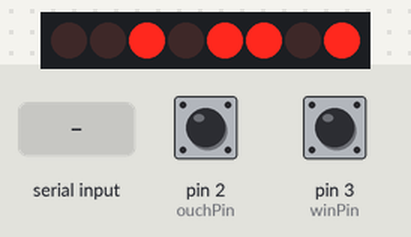
Simulated run of this sketch. Board: Arduino Uno, built with avr-gcc and run on an emulated ATmega328P. On the bench: 8 shift-register outputs drawn as a row of LEDs (first output left, lit = HIGH). Wiring (inferred from the names in the program): shift register (74HC595): data A0; shift clock A1; latch A2. Wiring (inferred from the signals the program sends): row of LEDs: on Q0, Q1, Q2, Q3, Q4, Q5, Q6, Q7. Inputs (shaded band) come from the test bench; at power-on: pin 2 (ouchPin) HIGH, pin 3 (winPin) HIGH. Random numbers use the default seed unless the sketch sets one; what the sketch prints to the serial monitor is not drawn.

Above: at 6.0 s.
6.1 s: pin 2 (ouchPin) pulled LOW for 0.15 s
9.2 s: pin 3 (winPin) pulled LOW for 0.15 s
At 11.2 s:
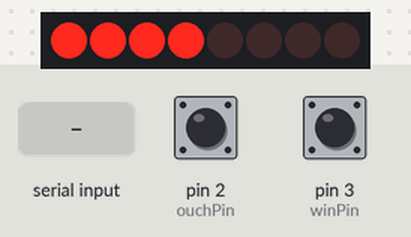
11.5 s: "X" received over Serial
At 12.9 s:
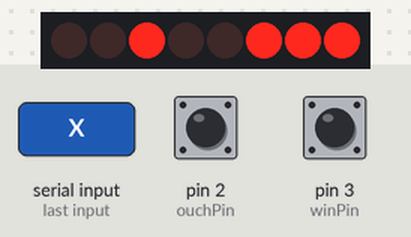
13.1 s: "X" received over Serial
At 13.4 s:
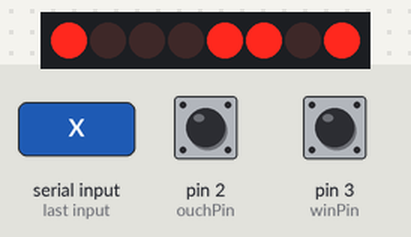
14.6 s: pin 2 (ouchPin) pulled LOW for 1 s
At 15.8 s:
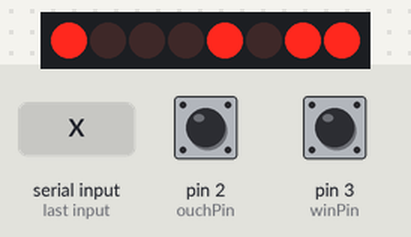
Timing chart, 0 to 17.6 s (numbered marks = the images above; inputs shaded):
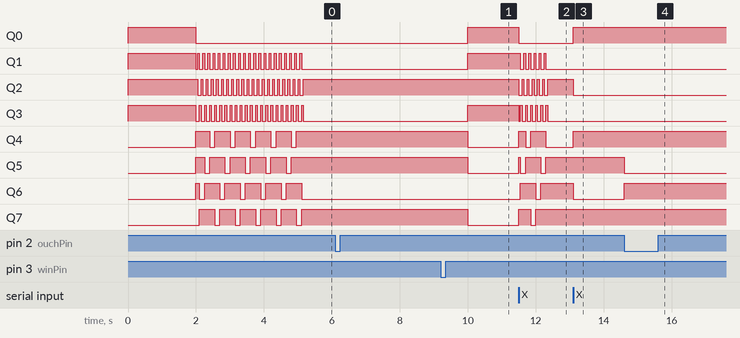

The sketch:

sketch_oct03a.ino
```cpp
#define latchPin A2
#define clockPin A1
#define dataPin A0
#define ouchPin 2
#define winPin 3

volatile bool      youWin            = false;
volatile bool      youLose           = false;
volatile bool      playOuch          = false;
volatile int       strikeCount       = 0;

long long debounce_duration = 1000; // Debounce events for 1 second
long long last_debounce_at  = 0;
// Why didn't I use an enum for these? TODO make this better
bool      newGame           = true;
bool      startTheme        = false;
bool      waitForSong       = false;
int       waitSongTimeout   = false;
int       waitForSongSecs   = 10;
int       currentThemeSong  = 0;
long long blinking_duration = 200;
long long last_blink_at     = 0;

int now = 0;
bool firstRun = true;
bool testMode = false;
bool noseOn = false;
byte noseColor = 1;
byte dataToSend;
byte i = 0;
byte j = 0;

int themeSongsStartIdx = 1;
int themeSongsStopIdx = 12;
int winSongsStartIdx = 60;
int winSongsStopIdx = 64;
// Scout law from 70-82
int warnSongsStartIdx = 90;
int warnSongsStopIdx = 102;
int loseSongsStartIdx = 120;
int loseSongsStopIdx = 126;

// Table of values for MP3 index to the specific Scout Law word
// on disk corresponding to the LED that is lit up
//                  i    j
// trustworthy 70
// loyal       71
// helpful     72
// friendly    73
// courteous   74
// kind        75
// obedient    76
// cheerful    77
// thrifty     78
// brave       79
// clean       80
// reverent    81
int lawWords[ 4 ][ 3 ] = { { 75, 80, 72}, {77, 79, 78}, {73, 70, 74}, {76, 81, 71 } };

// j9 kind
// j5 clean
// j1 helpful
// j10 cheerful
// j6 brave
// j2 thrift
// j11 friendly
// j7 trustworthy
// j3 courteous
// j12 obedient
// j8 reverent
// j4 loyal


void setup() {
  Serial.begin(38400);

  randomSeed(analogRead(13));
  pinMode(ouchPin, INPUT_PULLUP);
  pinMode(winPin, INPUT_PULLUP);

  //set pins as output
  pinMode(latchPin, OUTPUT);
  pinMode(clockPin, OUTPUT);
  pinMode(dataPin, OUTPUT);

  // Set interrupt for edges
  attachInterrupt(digitalPinToInterrupt(ouchPin), ouchHandler, FALLING);
  attachInterrupt(digitalPinToInterrupt(winPin), winHandler, FALLING);

  // Random pick for the first song to play
  currentThemeSong = random(themeSongsStartIdx, themeSongsStopIdx + 1);
}

void ouchHandler() {
  int difference = now - last_debounce_at;
  if (difference > debounce_duration) {
    last_debounce_at = now;
    strikeCount++;
    if (strikeCount < 3) {
      playOuch = true;
    } else {
      youLose = true;
    }
  }
}

void winHandler() {
  int difference = now - last_debounce_at;
  if (difference > debounce_duration) {
    last_debounce_at = now;
    youWin = true;
  }
}

void cascadeLEDs(int del) {
  // Cycle through the LEDs and leave a random one on
  int x;
  int cycles = random(12, 75);
  for (x = 0; x < cycles; x++) {  // Drive LEDs
    i++;
    if (i > 2) {
      i = 0;
      j++;
      if (j > 3) {
        j = 0;
      }
    }

    dataToSend = (1 << (i+4)) | (15 & ~(1 << j));
    digitalWrite(latchPin, LOW);
    shiftOut(dataPin, clockPin, LSBFIRST, dataToSend);
    digitalWrite(latchPin, HIGH);

    delay(del);
  }
}

void allOn() {
    byte data = (1 << 4) | (1 << 5) | (1 << 6) | (1 << 7) | (15 & ~15);
    digitalWrite(latchPin, LOW);
    shiftOut(dataPin, clockPin, LSBFIRST, data);
    digitalWrite(latchPin, HIGH);
}

void allOff() {
    byte data = (1 << 4) | (1 << 5) | (1 << 6) | (1 << 7) | (15);
    digitalWrite(latchPin, LOW);
    shiftOut(dataPin, clockPin, LSBFIRST, data);
    digitalWrite(latchPin, HIGH);
}

void doTests() {
  // Cycle bone box LEDs and play corresponding sound
  for (i = 0; i < 3; i++) {
    for (j = 0; j < 4; j++) {
      // Play recording of the scout word corresponding to the lit up LED
      Serial.write("t");
      Serial.write(lawWords[ j ][ i ]);

      dataToSend = (1 << (i+4)) | (15 & ~(1 << j));
      digitalWrite(latchPin, LOW);
      shiftOut(dataPin, clockPin, LSBFIRST, dataToSend);
      digitalWrite(latchPin, HIGH);

      delay(3000);
    }
  }

  // Cycle Nose colors
  i = 3;
  for (j = 0; j < 4; j++) {
    dataToSend = (1 << (i+4)) | (15 & ~(1 << j));
    digitalWrite(latchPin, LOW);
    shiftOut(dataPin, clockPin, LSBFIRST, dataToSend);
    digitalWrite(latchPin, HIGH);

    delay(1000 * (j + 1));
  }

}

void loop() {
  now = millis();

  if (firstRun || testMode) {
    allOn();
    delay(2000);
    allOff();
    firstRun = false;
  }

  if (testMode) {
    doTests();
    return;
  }

  if (newGame && !waitForSong) {
    newGame = false;
    cascadeLEDs(50);

    // Play recording of the scout word corresponding to the lit up LED
    Serial.write("t");
    Serial.write(lawWords[ j ][ i ]);
    waitForSong = true;
    waitSongTimeout = now + waitForSongSecs * 1000;
    currentThemeSong = random(themeSongsStartIdx, themeSongsStopIdx + 1);
    strikeCount = 0;
  }

  if (waitForSong) {
    if (now > waitSongTimeout) {
      waitForSong = false;
      return;
    }
    if (Serial.available() > 0) {
      // read the incoming byte:
      char data_rcvd = Serial.read();
      if (data_rcvd == 'X') {
        startTheme = true;
        waitForSong = false;
      }
    }
    return;
  }

  if (startTheme) {
    startTheme = false;
    // Game start, play a song
    Serial.write("t");
    Serial.write(currentThemeSong + (strikeCount * 20));
  }

  digitalWrite(latchPin, LOW);
  shiftOut(dataPin, clockPin, LSBFIRST, dataToSend);
  digitalWrite(latchPin, HIGH);

  // Cycle through nose colors: green(0), orange(1), blinking orange(2)
  // Blink nose orange if we're on our last strike
  if (strikeCount < 2) {
    noseOn = true;
  } else if (now > last_blink_at + blinking_duration) {
    noseOn = !noseOn;
    last_blink_at = now;
  }

  if (strikeCount == 0) {
      noseColor = 1;
  } else {
      noseColor = 2;
  }

  if (noseOn) {
    //byte data = (1 << (noseColor + 4)) | (15 & ~(1 << 3));
    byte data = (1 << (7)) | (15 & ~(1 << noseColor));
    digitalWrite(latchPin, LOW);
    shiftOut(dataPin, clockPin, LSBFIRST, data);
    digitalWrite(latchPin, HIGH);
  }

  if (youWin) {
    youWin = false;
    newGame = true;
    // Play a Win song
    Serial.write("t");
    Serial.write(random(winSongsStartIdx, winSongsStopIdx + 1));
    waitForSong = true;
    waitSongTimeout = now + waitForSongSecs * 1000;
    allOn();
  }

  if (playOuch) {
    playOuch = false;
    // Play a warning
    Serial.write("t");
    Serial.write(random(warnSongsStartIdx, warnSongsStopIdx + 1));
    waitForSong = true;
    waitSongTimeout = now + waitForSongSecs * 1000;
  }

  if (youLose) {
    youLose = false;
    newGame = true;
    // Turn the nose Red
    byte data = (1 << (3 + 4)) | (15 & ~(1 << 3));
    digitalWrite(latchPin, LOW);
    shiftOut(dataPin, clockPin, LSBFIRST, data);
    digitalWrite(latchPin, HIGH);
    // Too many strikes, play game over song
    Serial.write("t");
    Serial.write(random(loseSongsStartIdx, loseSongsStopIdx + 1));
    waitForSong = true;
    waitSongTimeout = now + waitForSongSecs * 1000;
  }
}
```

Measured:
- after the input at 6.1 s, every drawn part: stays the same
- after the input at 11.5 s, Q0: HIGH → LOW at once; Q1: alternates HIGH for 0.05 s and LOW for 0.10 s, 11 changes in all, then stays LOW, starting after 0.05 s
- after the input at 13.1 s, Q0, Q4: LOW → HIGH at once; Q2, Q6: HIGH → LOW at once
